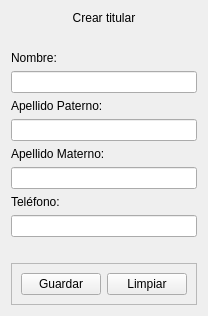
          <widget class="QWidget" name="scrollAreaWidgetContents_25">
           <property name="geometry">
            <rect>
             <x>0</x>
             <y>0</y>
             <width>194</width>
             <height>316</height>
            </rect>
           </property>
           <layout class="QVBoxLayout" name="verticalLayout_16">
            <item>
             <widget class="QLabel" name="label_create_holder">
              <property name="text">
               <string>Crear titular</string>
              </property>
              <property name="alignment">
               <set>Qt::AlignCenter</set>
              </property>
             </widget>
            </item>
            <item>
             <spacer name="horizontal_spacer_create_holder">
              <property name="orientation">
               <enum>Qt::Horizontal</enum>
              </property>
              <property name="sizeHint" stdset="0">
               <size>
                <width>40</width>
                <height>20</height>
               </size>
              </property>
             </spacer>
            </item>
            <item>
             <widget class="QLabel" name="label_create_holder_name">
              <property name="text">
               <string>Nombre:</string>
              </property>
             </widget>
            </item>
            <item>
             <widget class="QLineEdit" name="line_edit_create_holder_name"/>
            </item>
            <item>
             <widget class="QLabel" name="label_create_holder_paternal_surname">
              <property name="text">
               <string>Apellido Paterno:</string>
              </property>
             </widget>
            </item>
            <item>
             <widget class="QLineEdit" name="line_edit_create_holder_paternal_surname"/>
            </item>
            <item>
             <widget class="QLabel" name="label_create_holder_maternal_surname">
              <property name="text">
               <string>Apellido Materno:</string>
              </property>
             </widget>
            </item>
            <item>
             <widget class="QLineEdit" name="line_edit_create_holder_maternal_surname"/>
            </item>
            <item>
             <widget class="QLabel" name="label_create_holder_phone">
              <property name="text">
               <string>Teléfono:</string>
              </property>
             </widget>
            </item>
            <item>
             <widget class="QLineEdit" name="line_edit_create_holder_phone"/>
            </item>
            <item>
             <spacer name="vertical_spacer_create_holder">
              <property name="orientation">
               <enum>Qt::Vertical</enum>
              </property>
              <property name="sizeHint" stdset="0">
               <size>
                <width>20</width>
                <height>40</height>
               </size>
              </property>
             </spacer>
            </item>
            <item>
             <widget class="QFrame" name="frame_create_holder_buttons">
              <property name="frameShape">
               <enum>QFrame::StyledPanel</enum>
              </property>
              <property name="frameShadow">
               <enum>QFrame::Raised</enum>
              </property>
              <layout class="QHBoxLayout" name="horizontalLayout_18">
               <item>
                <widget class="QPushButton" name="push_button_create_holder_save_holder">
                 <property name="text">
                  <string>Guardar</string>
                 </property>
                </widget>
               </item>
               <item>
                <widget class="QPushButton" name="push_button_create_holder_clean_holder">
                 <property name="text">
                  <string>Limpiar</string>
                 </property>
                </widget>
               </item>
              </layout>
             </widget>
            </item>
           </layout>
          </widget>
